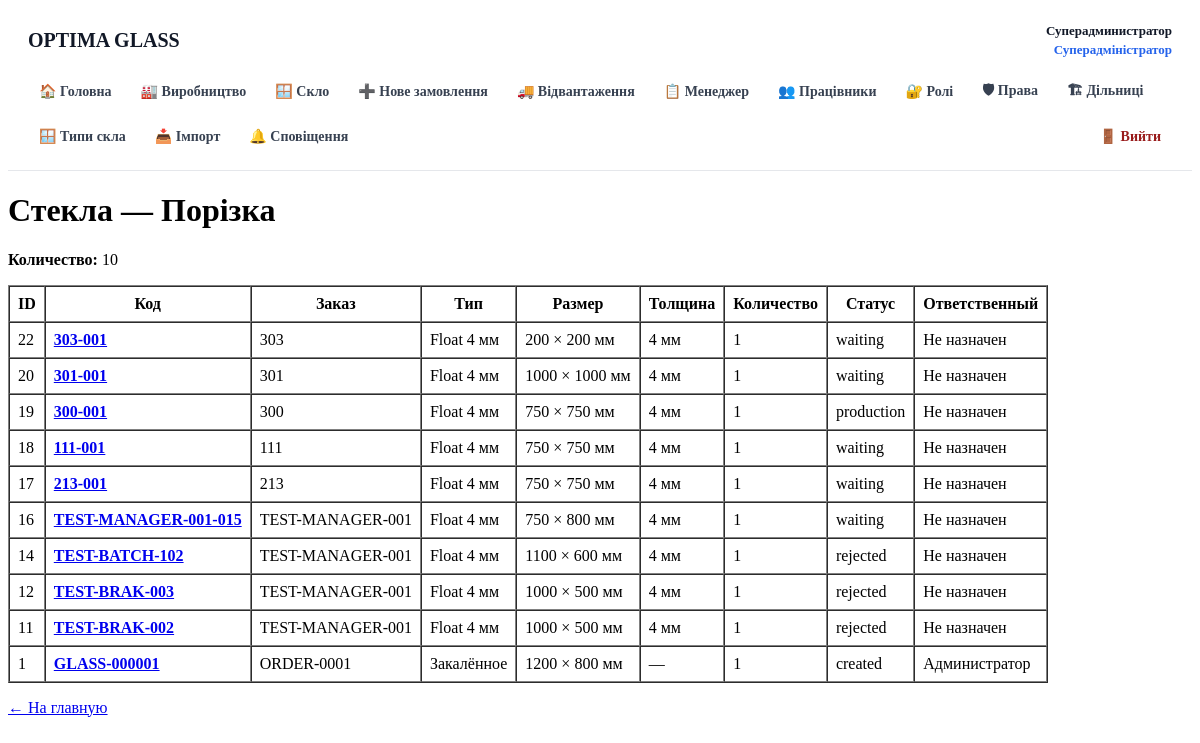
The app's page /stage.php?stage=Порізка (signed in), older data.
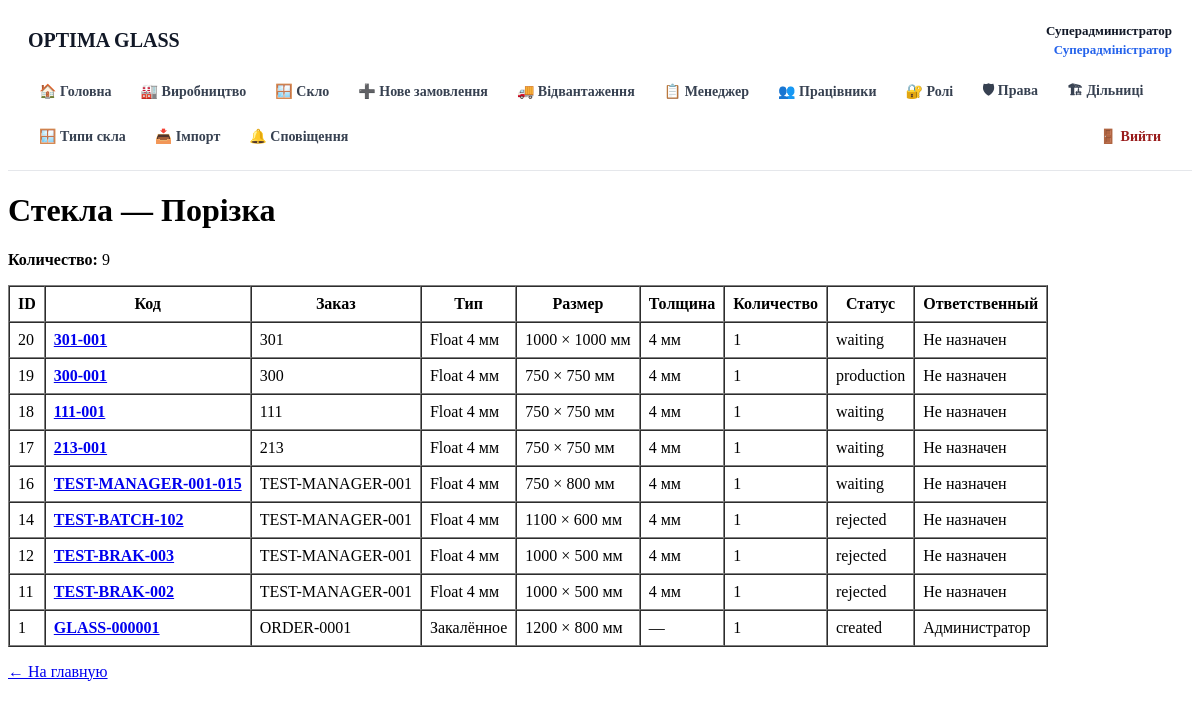
The same page, newer data.
### tables this page shows
CREATE TABLE glasses (
        id INTEGER PRIMARY KEY AUTOINCREMENT,
        code TEXT NOT NULL UNIQUE,
        order_number TEXT,
        glass_type TEXT,
        width INTEGER,
        height INTEGER,
        quantity INTEGER NOT NULL DEFAULT 1,
        status TEXT NOT NULL DEFAULT 'created',
        current_location TEXT,
        employee_id INTEGER,
        comment TEXT,
        created_at TEXT NOT NULL DEFAULT CURRENT_TIMESTAMP,
        updated_at TEXT NOT NULL DEFAULT CURRENT_TIMESTAMP, order_id INTEGER, order_item_id INTEGER, thickness REAL, route_id INTEGER, current_step_id INTEGER,
        FOREIGN KEY (employee_id) REFERENCES users(id)
    );

CREATE TABLE users (
        id INTEGER PRIMARY KEY AUTOINCREMENT,
        name TEXT NOT NULL,
        email TEXT NOT NULL UNIQUE,
        password TEXT NOT NULL,
        role TEXT NOT NULL DEFAULT 'employee',
        active INTEGER NOT NULL DEFAULT 1,
        created_at TEXT NOT NULL DEFAULT CURRENT_TIMESTAMP
    , stage_id INTEGER REFERENCES production_stages(id));

### public/stage.php (the view, shortened to what this page needs)
<?php
require __DIR__ . '/../src/auth.php';
$stage = trim($_GET['stage'] ?? '');
$stmt = $db->prepare("
    SELECT
        g.id,
        g.code,
        g.order_number,
        g.glass_type,
        g.width,
        g.height,
        g.thickness,
        g.quantity,
        g.status,
        g.employee_id,
        u.name AS employee_name
    FROM glasses g
    LEFT JOIN route_steps rs
        ON rs.id = g.current_step_id
    LEFT JOIN users u
        ON u.id = g.employee_id
    WHERE rs.name = :stage
    ORDER BY g.id DESC
");
$stmt->execute([
    ':stage' => $stage,
]);
$glasses = $stmt->fetchAll();
?>
<!DOCTYPE html>
<html lang="ru">
<head>
</head>
<body>
<?php require __DIR__ . '/../src/partials/header.php'; ?>
<h1>
    Стекла — <?= htmlspecialchars($stage, ENT_QUOTES, 'UTF-8') ?>
</h1>
<p>
    <strong>Количество:</strong>
    <?= count($glasses) ?>
</p>
<?php if ($glasses): ?>
<table border="1" cellpadding="8" cellspacing="0">
    <thead>
        <tr>
            <th>ID</th>
            <th>Код</th>
            <th>Заказ</th>
            <th>Тип</th>
            <th>Размер</th>
            <th>Толщина</th>
            <th>Количество</th>
            <th>Статус</th>
            <th>Ответственный</th>
        </tr>
    </thead>
    <tbody>
    <?php foreach ($glasses as $glass): ?>
        <tr>
            <td>
                <?= (int) $glass['id'] ?>
            </td>
            <td>
                <a href="/glass.php?code=<?= urlencode($glass['code']) ?>">
                    <strong>
                        <?= htmlspecialchars($glass['code'], ENT_QUOTES, 'UTF-8') ?>
                    </strong>
                </a>
            </td>
            <td>
                <?= htmlspecialchars($glass['order_number'] ?? '', ENT_QUOTES, 'UTF-8') ?>
            </td>
            <td>
                <?= htmlspecialchars($glass['glass_type'] ?? '', ENT_QUOTES, 'UTF-8') ?>
            </td>
            <td>
                <?= (int) $glass['width'] ?>
                ×
                <?= (int) $glass['height'] ?>
                мм
            </td>
            <td>
                <?php if ($glass['thickness'] !== null): ?>
                    <?= htmlspecialchars((string) $glass['thickness'], ENT_QUOTES, 'UTF-8') ?> мм
                <?php else: ?>
                    —
                <?php endif; ?>
            </td>
            <td>
                <?= (int) $glass['quantity'] ?>
            </td>
            <td>
                <?= htmlspecialchars($glass['status'], ENT_QUOTES, 'UTF-8') ?>
            </td>
            <td>
                <?= htmlspecialchars($glass['employee_name'] ?? 'Не назначен', ENT_QUOTES, 'UTF-8') ?>
            </td>
        </tr>
    <?php endforeach; ?>
    </tbody>
</table>
<?php else: ?>
<p>
    На этом этапе сейчас нет стекол.
</p>
<?php endif; ?>
<p>
    <a href="/">← На главную</a>
</p>
</body>
</html>

Row changes from the older to the newer data that the page shows:
no longer on this page (row edited): glasses: id "22", code "303-001", order_number "303", glass_type "Float 4 мм", width "200", height "200", thickness "4", quantity "1", status "waiting", employee_name "Не назначен"
Text that changed along with them:
count($glasses): "10" → "9"
